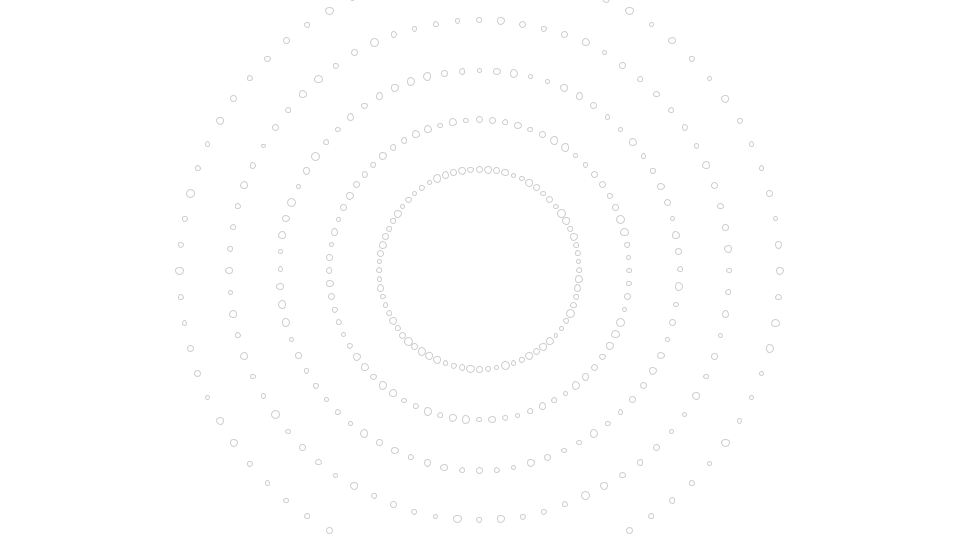
Frame 1 (no input)
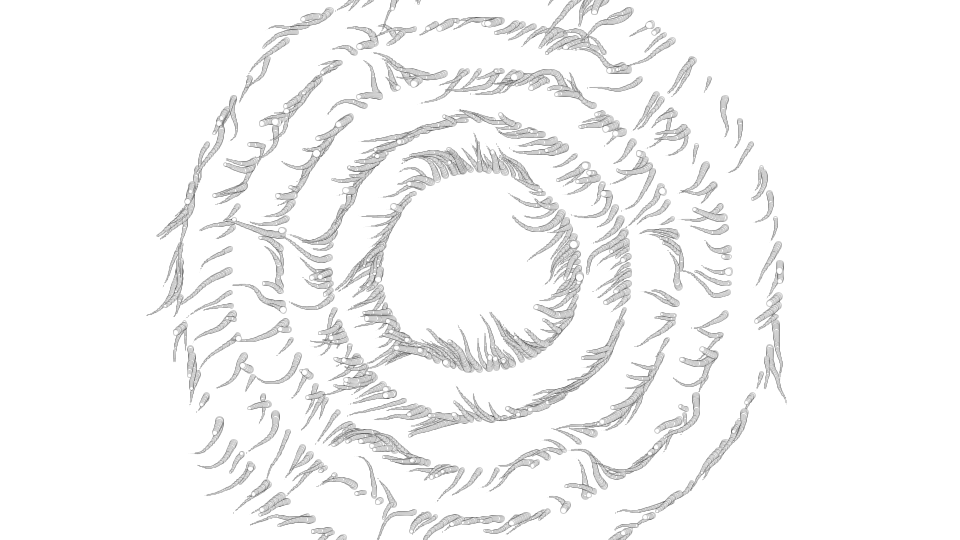
Frame 60 (the mouse pressed at the canvas centre just before this capture)
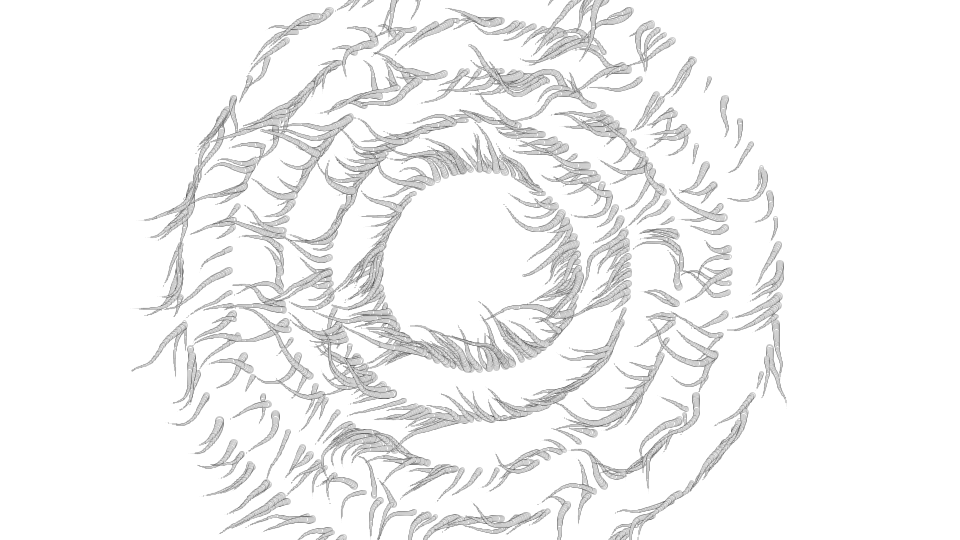
Frame 120 (the mouse held since frame 60 and released just before this capture)

The Processing sketch that drew these frames (run headless with seeded random() and noise(); from frame 60 on, the mouse is pressed at the canvas centre):

// Processing sketch: sketch_xxx_particle_noise
// ── sketch_xxx_particle_noise.pde
ArrayList<Particle> particles = new ArrayList<Particle>();
int NUM_PARTICLE;
int maxParticles = 0;
// setup関数 : 初回1度だけ実行される
int clickCount = 0;
void setup() {
  size(960, 540); // ウィンドウサイズを960px,540pxに
  colorMode(HSB, 360, 100, 100); // HSBでの色指定にする
  smooth(); // 描画を滑らかに

  for (float r = 100; r < 350; r += 50) {
    for (float angle = 0; angle < 360; angle += 5) {
      float theta = radians(angle);
      Particle particle = new Particle(cos(theta)*r, sin(theta)*r);
      particles.add(particle);
      maxParticles++;
    }
  }
  NUM_PARTICLE = maxParticles;
  background(0, 0, 100);
}

// draw関数 : setup関数実行後繰り返し実行される
void draw() {
  translate(width/2, height/2);

  addRemoveParticles();
  for (Particle p : particles) {
    p.update();
    p.display();
  }
}
void addRemoveParticles() {
  // remove particles with no life left
  for (int i=particles.size()-1; i>=0; i--) {
    Particle p = particles.get(i);
    if (p.life <= 0) {
      particles.remove(i);
    }
  }
  // add particles until the maximum
  while (particles.size () < maxParticles) {
    float theta = random(TWO_PI);
    float r = int(random(2,7))*50;
    Particle particle = new Particle(cos(theta)*r, sin(theta)*r);
    particles.add(particle);
  }
}

void mousePressed(){
  clickCount++;
  if(clickCount%2 == 0){
    println("even",NUM_PARTICLE);
    maxParticles = NUM_PARTICLE;
  }else{
    println("odd");
    maxParticles = 0;
  }
  // saveframe;
}

class Particle {
  PVector pos;
  float maxLife, life, lifeRate;
  Particle(float x, float y) {
    pos = new PVector(x, y);
    maxLife = random(0.5, 1.25);
    life = random(maxLife*0.5, maxLife);
    lifeRate = random(0.01, 0.02);
  }

  void update() {
    float angle = noise(pos.x*0.01, pos.y*0.01, frameCount*0.01)*TWO_PI;
    PVector vel = PVector.fromAngle(angle);
    pos.add(vel);
    life -= lifeRate;
  }

  void display() {
    fill(0, 0, 100);
    stroke(0, 0, 0, 50);
    float r = 8 * map(life, 0, maxLife, 0, 1.0);
    ellipse(pos.x, pos.y, r, r);
  }
}
